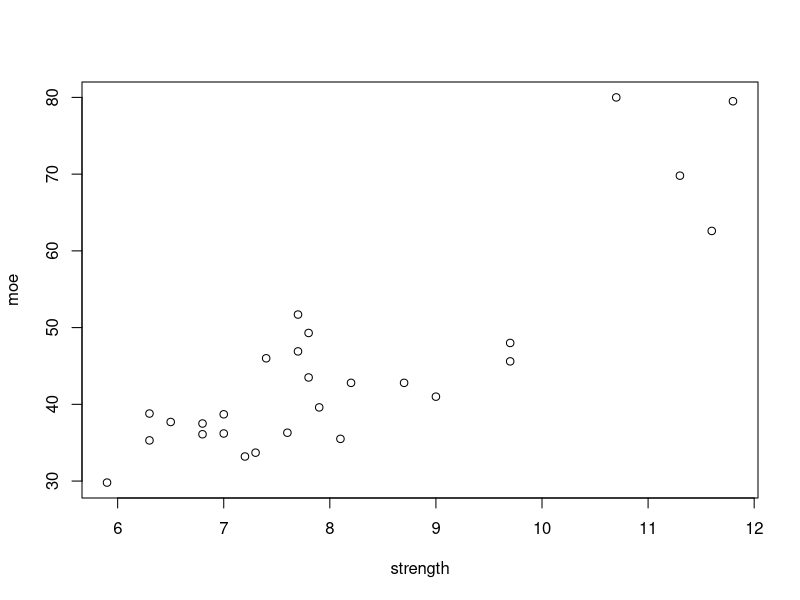
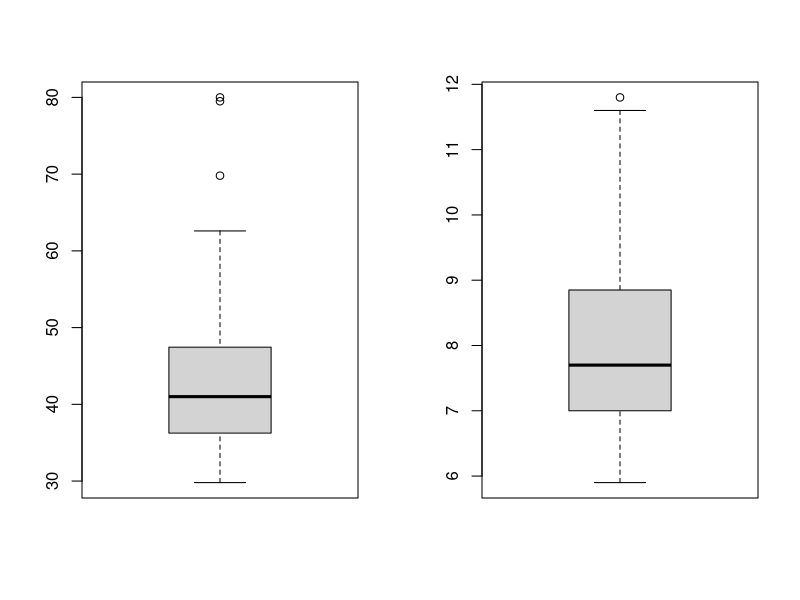
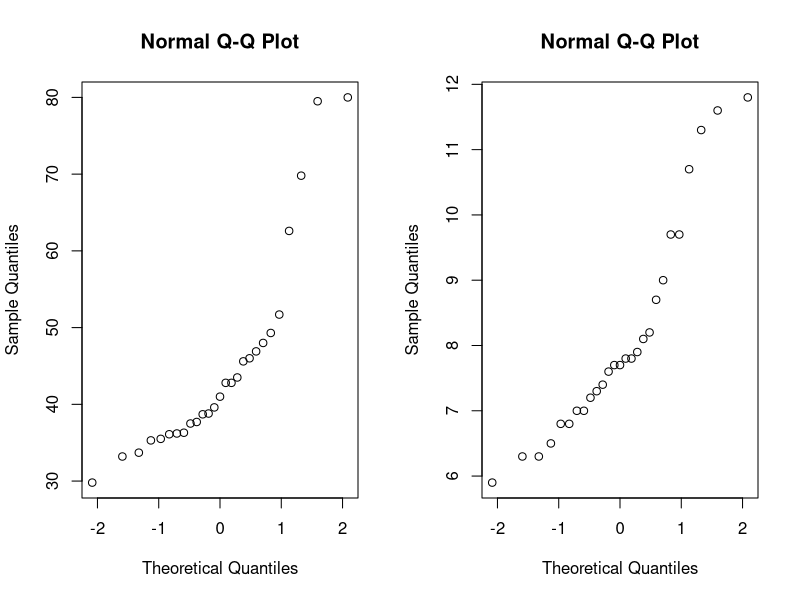

Generate these figures, in order, with R:
# hw_lect10_3

moe <- c(29.8,33.2,33.7,35.3,35.5,36.1,36.2,36.3,37.5,37.7,38.7,38.8,39.6,41.0,42.8,42.8,43.5,45.6,46.0,46.9,48.0,49.3,51.7,62.6,69.8,79.5,80.0)
strength <- c(5.9,7.2,7.3,6.3,8.1,6.8,7.0,7.6,6.8,6.5,7.0,6.3,7.9,9.0,8.2,8.7,7.8,9.7,7.4,7.7,9.7,7.8,7.7,11.6,11.3,11.8,10.7)

# a)
plot(strength,moe)

# b)
par(mfrow = c(1,2))
boxplot(moe)
boxplot(strength)

# c)
qqnorm(moe)
qqnorm(strength)

# e)
cor(moe,strength)
# The correlation coefficients from d and e are equal.